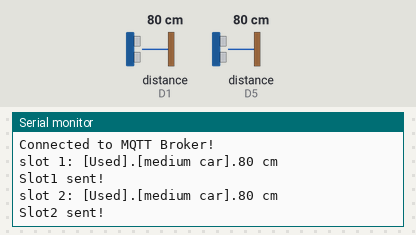
Bench run of a sketch on a simulated ESP8266 (NodeMCU). Parts: the last lines printed to the serial monitor. Wiring (inferred from the names in the program): 2 × ultrasonic range finder: trigger D2, echo D1 / trigger D6, echo D5. The test bench sets the inputs (shaded band); at power-on: distance to the obstacle (sensors on D5, D1) 80 cm. The echo pulse lasts 58.3 µs per cm; WiFi joins after 1.5 s; servers stay silent unless stated; no MQTT or app messages arrive unless stated.

Above: at 4.8 s.
4.9 s: distance to the obstacle (sensor on D5) set to 2 cm
At 6.64 s:
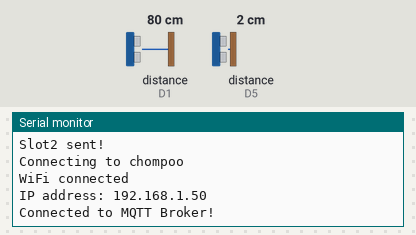
8.4 s: distance to the obstacle (sensor on D5) set to 120 cm
At 9.26 s:
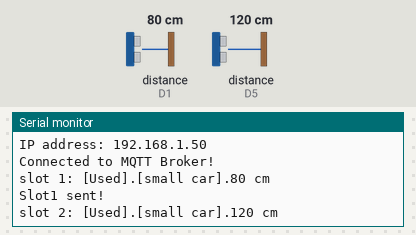
11.9 s: distance to the obstacle (sensor on D5) set to 250 cm
At 14.2 s:
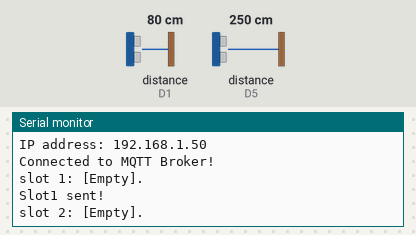

Measured:
- after the input at 8.4 s, the serial monitor: prints a new line after 0.76 s (image 2)
- after the input at 11.9 s, the serial monitor: prints a new line after 2.2 s (image 3)

The sketch:

ultrasonic.ino
```cpp
#include "ESP8266WiFi.h"
#include "PubSubClient.h"
// WiFi
const char* ssid = "chompoo"; //สร้างตัวแปรไว้เก็บชื่อ ssid ของ AP ของเรา
const char* pass = "0924314347"; //สร้างตัวแปรไว้เก็บชื่อ password ของ AP ของเรา

// MQTT
const char* mqtt_server = "172.20.10.2";  // IP of the MQTT broker
const char* C4Slot1_topic = "c4/slot1";
const char* C4Slot2_topic = "c4/slot2";
const char* mqtt_username = "car"; // MQTT username
const char* mqtt_password = "112233"; // MQTT password
const char* clientID = "client_livingroom"; // MQTT client ID

// Initialise the WiFi and MQTT Client objects
WiFiClient wifiClient;
// 1883 is the listener port for the Broker
PubSubClient client(mqtt_server, 1883, wifiClient);

int echo1 = D1;
int trig1 = D2;

int echo2 = D5;
int trig2 = D6;

long duration , cm;

// Custom function to connet to the MQTT broker via WiFi
void connect_MQTT(){
  Serial.print("Connecting to ");
  Serial.println(ssid);

  // Connect to the WiFi
  WiFi.begin(ssid, pass);

  // Wait until the connection has been confirmed before continuing
  while (WiFi.status() != WL_CONNECTED) {
    delay(500);
    Serial.print(".");
  }

  // Debugging - Output the IP Address of the ESP8266
  Serial.println("WiFi connected");
  Serial.print("IP address: ");
  Serial.println(WiFi.localIP());

  // Connect to MQTT Broker
  // client.connect returns a boolean value to let us know if the connection was successful.
  // If the connection is failing, make sure you are using the correct MQTT Username and Password (Setup Earlier in the Instructable)
  if (client.connect(clientID, mqtt_username, mqtt_password)) {
    Serial.println("Connected to MQTT Broker!");
  }
  else {
    Serial.println("Connection to MQTT Broker failed...");
  }

}

void setup() {
 Serial.begin(115200);
}


void loop(){

  connect_MQTT();
  Serial.setTimeout(2000);

  long slot1 = getLength(echo1, trig1); // วัดระยะทาง Ultrasonic ตัวที่ 1
  long slot2 = getLength(echo2, trig2); // วัดระยะทาง Ultrasonic ตัวที่ 2
  // .
  // .
  // .
  // long uN = getLength(echoN, trigN); // วัดระยะทาง Ultrasonic ตัวที่ N

  Serial.print("slot 1: ");
  if(cm > 151){
    Serial.print("[Empty].");
    }else{
      Serial.print("[Used].");
      }

        if(cm < 150 && cm >111){
          Serial.print("[small car].");
          Serial.print(slot1);
          Serial.print(" cm ");
          }
        if(cm < 110 && cm >70){
          Serial.print("[medium car].");
          Serial.print(slot1);
          Serial.print(" cm ");
          }
        if(cm <69){
          Serial.print("[large car].");
          Serial.print(slot1);
          Serial.print(" cm ");
          }
    Serial.println("  ");
// MQTT can only transmit strings
String c4s1="S1: "+String((long)slot1)+" cm ";
 // PUBLISH to the MQTT Broker (topic = Temperature, defined at the beginning)
  if (client.publish(C4Slot1_topic, String(slot1).c_str())) {
    Serial.println("Slot1 sent!");
  }
 // Again, client.publish will return a boolean value depending on whether it succeeded or not.
 // If the message failed to send, we will try again, as the connection may have broken.
  else {
    Serial.println("Slot1 failed to send. Reconnecting to MQTT Broker and trying again");
    client.connect(clientID, mqtt_username, mqtt_password);
    delay(10); // This delay ensures that client.publish doesn't clash with the client.connect call
    client.publish(C4Slot1_topic, String(slot1).c_str());
  }
delay(100);

  Serial.print("slot 2: ");
  if(cm > 151){
    Serial.print("[Empty].");
    }else{
      Serial.print("[Used].");
      }


        if(cm < 150 && cm >111){
          Serial.print("[small car].");
          Serial.print(slot2);
          Serial.print(" cm ");
          }
        if(cm < 110 && cm >70){
          Serial.print("[medium car].");
          Serial.print(slot2);
          Serial.print(" cm ");
          }
        if(cm <69){
          Serial.print("[large car].");
          Serial.print(slot2);
          Serial.print(" cm ");
          }

  // MQTT can only transmit strings
    String c4s2="S2: "+String((long)slot2)+" cm ";

  Serial.println("  ");
  delay(100);

  // PUBLISH to the MQTT Broker (topic = Humidity, defined at the beginning)
  if (client.publish(C4Slot2_topic, String(slot2).c_str())) {
    Serial.println("Slot2 sent!");
  }
  // Again, client.publish will return a boolean value depending on whether it succeeded or not.
  // If the message failed to send, we will try again, as the connection may have broken.
  else {
    Serial.println("Slot2 failed to send. Reconnecting to MQTT Broker and trying again");
    client.connect(clientID, mqtt_username, mqtt_password);
    delay(10); // This delay ensures that client.publish doesn't clash with the client.connect call
    client.publish(C4Slot2_topic, String(slot2).c_str());
  }

  client.disconnect();  // disconnect from the MQTT broker
  delay(2000);       // print new values every 1 Minute

}


long getLength(int echo, int trig){
  pinMode(trig, OUTPUT);
  digitalWrite(trig, LOW);
  delayMicroseconds(2);
  digitalWrite(trig, HIGH);
  delayMicroseconds(5);
  digitalWrite(trig, LOW);
  pinMode(echo, INPUT);
  duration = pulseIn(echo, HIGH);
  cm = microsecondsToCentimeters(duration);
  cm = constrain(cm, 4, 280);
  delay(100);
  return cm;
}

long microsecondsToCentimeters(long microseconds){
  // ความเร็วเสียงเดินทางในอากาศคือ 340 เมตร/วินาที หรือ 29 ไมโครวินาที ต่อเซนติเมตร
  // เวลาที่ Ping ออกไปกระทบวัตถุจนถึงกลับมาที่ตัวรับ ใช้หาระยะทางได้
  // วัตถุอยู่มีระยะทางเท่ากับครึ่งหนึ่งของเวลาที่จับได้
  // เขียนเป็นสมการคำนวนระยะทาง ได้ดังนี้
  return microseconds / 29 / 2;
}
```
